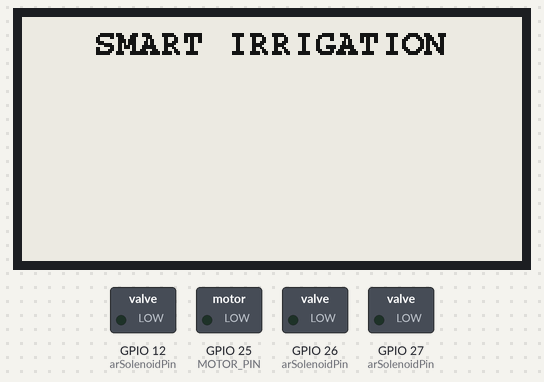
This program was run on a simulated ESP32. Parts: 250×122 one-colour display, switched loads named in the program (green lamp = pin HIGH). WiFi joins after 1.5 s; servers stay silent unless stated; the local clock reads 2024-03-15 10:24:30 at power-on unless the program sets it; what the program prints to the serial monitor is not drawn.

Above: at 0.6 s.
At 1.1 s:
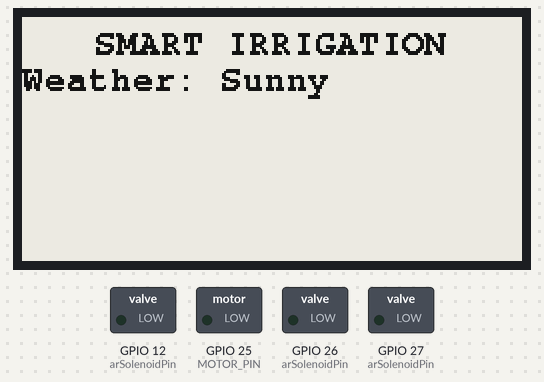
At 1.6 s:
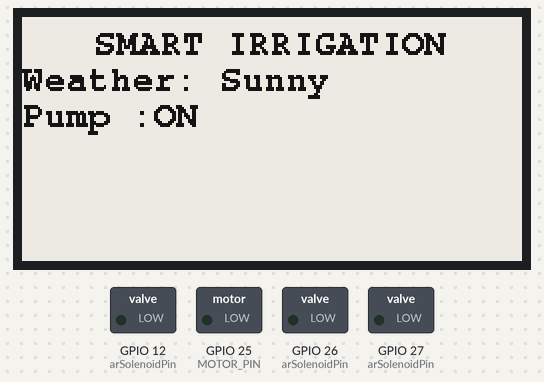
At 2.1 s:
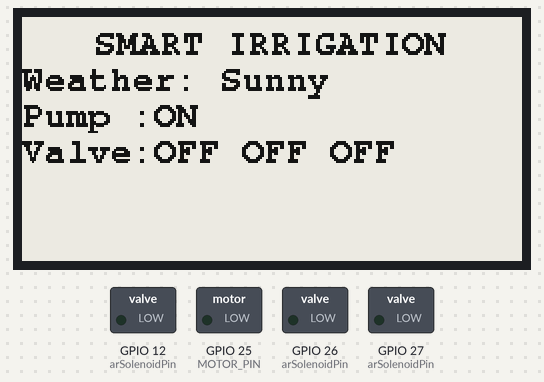
At 2.6 s:
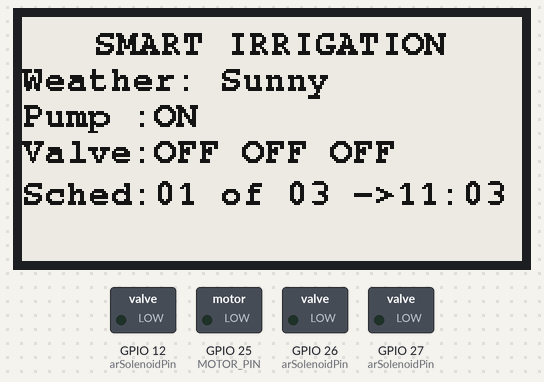
At 6.1 s:
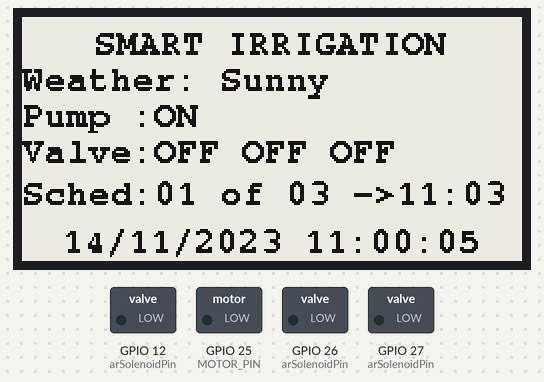

Measured:
- what the display in image 1 shows lasts 0.5 s, from 1.1 s to 1.6 s

The program:

main.cpp
```cpp
/*
Board: LilyGo-T5 2.13" V2.3.1_2.13 Inch E-Paper
DriverChip:   GDEW0213T5
  - DEPG0213BN  : greylevel=2
  - GDEM0213B74 : greylevel=4 *
Product page: https://www.aliexpress.com/item/1005003063164032.html
Github: https://github.com/Xinyuan-LilyGO/LilyGo-T5-Epaper-Series/
Example:
  - Hello World: https://github.com/Xinyuan-LilyGO/LilyGo-T5-Epaper-Series/blob/master/examples/GxEPD_Hello_world/GxEPD_Hello_world.ino
*/

#include <Arduino.h>
#include <stdarg.h>
#include <Ticker.h>
#include <WiFi.h>
#include <RTClib.h>
#include <GxEPD2_BW.h>
#include <Fonts/FreeMonoBold9pt7b.h>
#include "Solenoid.h"
#include "Scheduler.h"
#include "NTPClient.h"

#define WIFI_SSID ""
#define WIFI_PASS ""

GxEPD2_BW<GxEPD2_213_BN, GxEPD2_213_BN::HEIGHT> epaperDisplay(GxEPD2_213_BN(/*CS=5*/ 5, /*DC=*/ 17, /*RST=*/ 16, /*BUSY=*/ 4)); // DEPG0213BN 122x250, SSD1680, TTGO T5 V2.4.1, V2.3.1
// GxEPD2_BW<GxEPD2_213_B74, GxEPD2_213_B74::HEIGHT> epaperDisplay(GxEPD2_213_B74(/*CS=5*/ 5, /*DC=*/ 17, /*RST=*/ 16, /*BUSY=*/ 4)); // GDEM0213B74 122x250, SSD1680
enum TextAllign {ALLIGN_CENTER, ALLIGN_LEFT, ALLIGN_RIGHT};

RTC_DS3231 rtc;
WiFiUDP udp;
NTPClient ntp(udp, "id.pool.ntp.org", 7*3600, 60000);
#define NUM_OUTPUS 3
#define MOTOR_PIN 25
#define SOLENOID_ON_DELAY 1000 // ini adalah delay output dalam miliseconds
#define SOLENOID_OFF_DELAY 2000

// ini adalah durasi output dalam Seconds
const int8_t arSolenoidPin[NUM_OUTPUS] = {26, 27, 12};
uint16_t arSolenoidActiveDuration[NUM_OUTPUS] = {2, 2, 2};

Solenoid solenoid;
Ticker ticker;
Ticker ledBlinkOff;
bool g_isWifiConnected = false;

void onScheduleExecute(const uint16_t arDuration[]);
void ePaper_Init();
void ePaper_displayText(float row, TextAllign allign, const char* szFmt, ...);
void ePaper_displayClock(const DateTime& now);
void ePaper_displaySchedule();
Scheduler scheduler(onScheduleExecute);

bool wifiConnect(int nMaxRetry=5) {
  g_isWifiConnected = false;
  WiFi.mode(WIFI_STA);
  WiFi.begin(WIFI_SSID, WIFI_PASS);
  Serial.print("Connecting to WiFi.");
  for (int i=0; i<nMaxRetry; i++) {
    if (WiFi.status() == WL_CONNECTED)
    {
      g_isWifiConnected = true;
      Serial.print("System online with IP address: ");
      Serial.println(WiFi.localIP());
      Serial.printf("Signal rssi: %d\n", WiFi.RSSI());
      break;
    }
    delay(500);
    Serial.print(".");
  }
  if (!g_isWifiConnected)
    Serial.println("Failed to connect to WiFi, System Offline.");
  return g_isWifiConnected;
}

void onScheduleExecute(const uint16_t arDuration[]) {
  Serial.printf("onScheduleExecute %d of %d\n", scheduler.currentIdx()+1, scheduler.count());
  ePaper_displaySchedule();
  solenoid.setSolenoidDuration(arDuration);
  solenoid.start();
}

uint16_t currentTime()
{
  DateTime now = rtc.now();
  return now.hour()*100 + now.minute();
}

void onTimer() {
  DateTime now = rtc.now();
  uint16_t t = now.hour()*100 + now.minute();
  ePaper_displayClock(now);
  scheduler.run(t);
}

void setup() {
  Serial.begin(115200);

  // this will turn on motor pump after 1000ms and turn off after 2000ms
  solenoid.begin(NUM_OUTPUS, MOTOR_PIN, SOLENOID_ON_DELAY, SOLENOID_OFF_DELAY);
  solenoid.setSolenoidPins(arSolenoidPin);
  if (rtc.begin())
  {
    Serial.println("RTC is running");
    // rtc.adjust(DateTime(F(__DATE__), F(__TIME__)));
     rtc.adjust(DateTime(F(__DATE__), F("11:00:00")));
  }
  else {
    Serial.println("Couldn't find RTC");
  }
  scheduler.addTask(1101, arSolenoidActiveDuration);
  scheduler.addTask(1103, arSolenoidActiveDuration);
  uint16_t arSolenoidDuration[NUM_OUTPUS] ={5, 5, 3};
  scheduler.addTask(1105, arSolenoidActiveDuration);

  ePaper_Init();
  if (wifiConnect())
  {
    ntp.begin();
  }
  Serial.println("System running...");
  ticker.attach(1, onTimer);
  scheduler.start(currentTime());
}

void loop() {

}

/*******************************************************************************************/
// ePaper functions
void ePaper_Init()
{
  epaperDisplay.init();
  epaperDisplay.setRotation(1);
  epaperDisplay.setFont(&FreeMonoBold9pt7b);
  epaperDisplay.setTextColor(GxEPD_BLACK);
  ePaper_displayText(1, ALLIGN_CENTER, "SMART IRRIGATION");
  ePaper_displayText(2, ALLIGN_LEFT, "Weather: Sunny");
  ePaper_displayText(3, ALLIGN_LEFT, "Pump :ON");
  ePaper_displayText(4, ALLIGN_LEFT, "Valve:OFF OFF OFF");
  ePaper_displaySchedule();
  ePaper_displayClock(rtc.now());
}

void ePaper_displayText(float row, TextAllign allign, const char* szFmt, ...)
{
  char buffer[128];
  va_list args;
  va_start(args, szFmt);
  vsnprintf(buffer, 127, szFmt, args);
  va_end(args);
  int16_t tbx, tby; uint16_t tbw, tbh;
  epaperDisplay.getTextBounds(buffer, 0, 0, &tbx, &tby, &tbw, &tbh);
  uint16_t wh = FreeMonoBold9pt7b.yAdvance;
  uint16_t y = (row * wh); // y is base line!
  uint16_t wy = y - wh/2 - 1;
  uint16_t x;
  switch (allign)
  {
    case ALLIGN_CENTER:
      x = ((epaperDisplay.width() - tbw) / 2) - tbx;
      break;
    case ALLIGN_LEFT:
      x = 0;
      break;
    case ALLIGN_RIGHT:
      x = epaperDisplay.width() - tbw - tbx;
      break;
  }
  epaperDisplay.setPartialWindow(0, wy, epaperDisplay.width(), wh);
  epaperDisplay.firstPage();
  do
  {
    epaperDisplay.fillScreen(GxEPD_WHITE);
    epaperDisplay.setCursor(x, y);
    epaperDisplay.print(buffer);
  }
  while (epaperDisplay.nextPage());
}

void ePaper_displayClock(const DateTime& now) {
  ePaper_displayText(6.5, ALLIGN_CENTER, "%02d/%02d/%04d %02d:%02d:%02d",
    now.day(), now.month(), now.year(),
    now.hour(), now.minute(), now.second());
}

void ePaper_displaySchedule() {
  uint16_t nextTime = scheduler.nextScheduleTime();
  ePaper_displayText(5.2, ALLIGN_LEFT, "Sched:%02d of %02d ->%02d:%02d",
    scheduler.currentIdx()+1, scheduler.count(), nextTime/100, nextTime%100);
}
```
